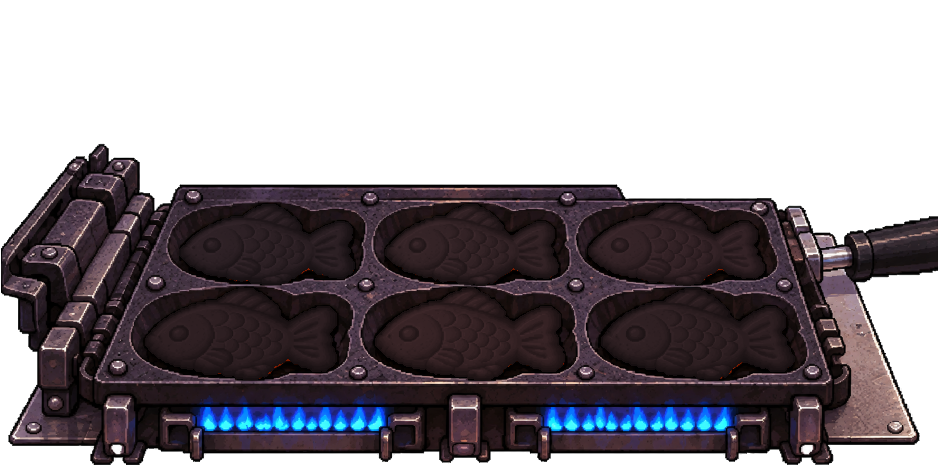
#> input picture 1_app_development/assets/images/stove_empty/castiron.png, 941 x 470 px, given in place of iron.png, which was not available
$ python apply_25_art.py ../assets/images/stove_empty
#> lines starting #> are read from the running program, lines starting #| are printed output that depends on the picture
"""Fits the drawn art of 25번 필요한 그림 (1~5번) into the game's assets.

The generated pictures are bigger than the game needs and their transparent
background is soft (inside alpha about 250, faint haze around). This tool
reads them (it never writes into the source folder), resizes them with
premultiplied area/Lanczos sampling (the sources have no whole-pixel dot grid
to keep: their dots are 3-8 source pixels, not a divisor of the target), and
snaps the alpha so there is no halo:

    python tools/apply_25_art.py <25_generated folder>            # write all
    python tools/apply_25_art.py <25_generated folder> --preview  # + sheet
    python tools/apply_25_art.py <25_generated folder> --measure  # re-fit stoves
    python tools/apply_25_art.py <25_generated folder> --only textures --preview
    python tools/apply_25_art.py <26_feedback_generated folder> --only locks --preview
    python tools/apply_25_art.py <26_feedback_generated> --only sparkles --preview
    python tools/apply_25_art.py <26_feedback_generated> --only gold --only levelup --only tabs --preview
    python tools/apply_25_art.py <26_feedback_generated> --only room --only title --only stall16 --preview
    python tools/apply_25_art.py <26_feedback_generated> --only intro --preview
    python tools/apply_25_art.py <26_feedback_generated> --only firstrun --only today --only packs --preview
    python tools/apply_25_art.py <26_feedback_generated> --only mold --preview
    python tools/apply_25_art.py <26_feedback_generated> --only ingredients --preview

Run it in 1_app_development. Outputs:

* assets/images/stove_empty/<stove>.png (941x470): the generated empty
  griddle, scaled and moved onto the original stove (assets/images/stove)
  so the plate, hinge, flames and the six cavities stay where
  griddleCavities and griddleFishClips expect them. [STOVE_FIT] holds the
  scale and offset measured by --measure (gradient match of the plate
  outside the cavities).
* assets/images/stove_fish/<stove>.png (941x470): only the six baked
  bungeoppang of the original stove (tools/empty_griddle.py's fish masks).
  GriddlePainter draws a cooking cell's fish from this layer, so the drawn
  hollow around it stays visible (no rectangle of the old cavity).
* assets/images/cook/piping_bag_<paste>[_squeeze].png (128x192): the paste
  (or the nozzle tip) touches (64, 188), where the finger is.
* assets/images/fx/overflow_<paste>.png (32x48): one drip, its top centre
  on the top edge.
* assets/images/fx/flip_ring.png, flip_ring_fill.png (512x512): ring centre
  (256, 256), radius 236. The generated guide ring has both arrowheads
  pointing the same screen way (the lower-left one runs counter-clockwise),
  so its lower-left half is the upper-right half turned 180 degrees.
* assets/images/mold/paint_<flavor>.png (256x256, opaque): the filling
  textures from mold_textures_v2/ (1254x1254, dots 6-12 source pixels).
  Box-averaged down (each output pixel 4.9 source pixels), then made
  seamless: the tile rolled by half its size takes over near each edge,
  and the switch follows the least-different path (image quilting, 1 px
  feather), first left/right then top/bottom. Last, a few flat colors per
  flavor (no dither) so the dots stay crisp. paintMoldLayer tiles it at
  fillingTextureScale mold pixels per texture pixel.
* assets/images/ui/lock_badge.png (128x128): the big padlock of 26번
  13_locks/lock_badge.png (1254x1254), cut to its drawn part, centred on a
  square with a 4px margin and scaled down. The stripes are drawn in code
  (LockHatchPainter: 6px lines, 10px gaps, 35%), not from the generated
  tile (its alpha tops at 71 and it does not repeat). Source: the
  26_feedback_generated folder.
* assets/images/fx/sparkle_1..3.png (32x32): 25번 12번 twinkle frames
  (26번 4단계), from 26_feedback_generated/12_sparkle/ (see sparkles()).
* assets/images/icons/gold_bun.png (72x72): 25번 18번 황금붕어빵력 icon
  from 18_gold_currency/gold_bun-v2.png (26번 4-3단계, see gold()).
* assets/images/ui/levelup.png, levelup_off.png (108x72): 25번 33번
  'LEVEL UP' word button from 33_levelup/levelup.png; the dark one is
  recoloured from the lit one (see levelup()).
  Until it is generated tools/make_levelup_button.py draws them. (The
  round '+' of 25번 19번 was replaced by the 2nd mockup check.)
* assets/images/icons/tab_tap.png (72x72): the existing tab icon's drawn
  part (29x36) doubled with nearest sampling (25번 19번: no new art).
* assets/images/ui/wardrobe_room.png (1440x864, 128 colours): 25번 11번,
  the wardrobe preview's shop interior without the counter (26번 4-5단계).
* assets/images/ui/title_fish.png (96x72): 25번 35번 redrawn title fish
  (35_title_fish/, falling back to 15번's 15_title/). Not in the app until
  the redraw arrives (2nd mockup check: the 15번 one looked wrong).
* assets/images/stall/lamp_<amber|rose|mint|lilac>.png (64x96) and
  assets/images/icons/time_<scenetime|day|night|clock>.png (64x64):
  25번 16번 wardrobe tiles of the stall tab.
* assets/images/ui/intro_<id>.png (160x120, opaque, 64 colours): 25번
  22번 feature introduction card pictures from 22_intro_cards/ (1448x1086,
  dots about 9 source pixels = exactly 1448/160), box-averaged so each output
  pixel is one source dot, then 64 flat colours without dither (see intro()).
* assets/images/ui/first_run.png (416x945, opaque, 256 colours): 25번 37번
  winter stall of the first-run screens from 37_first_run/first_run.png
  (832x1890 = exactly 2x, box-averaged; see first_run()).
* assets/images/icons/stamp.png, order.png (72x72): 25번 38번 '오늘' window
  icons from 38번_today_icons/ (see today()).
* assets/images/ui/gold_pack_1..5.png (128x128): 25번 40번 shop gold packs
  from 40_gold_packs/, each a little bigger than the one before
  ([PACK_FILL], see packs()).
* assets/images/mold/<state>.png (1200x880, 7 states) and mold/axle_back.png,
  axle_front.png (1200x880): 25번 36번 special mold with its hanging axle
  (26번 3차 H21) from 36_mold_axle/ (1464x1074 = the mold canvas x1.22, so a
  plain resize keeps fishRect within 2 px). Every state takes its side lugs
  from the closed mold (the lugs moved up to 10 px between states) and each
  side of the axle layers is moved onto those lugs' holes (see molds()).
* assets/images/icons/<ing_*|prem_*|tub_*|tab_ingredients|btn_prep>.png
  (72x72): 25번 62번 재료 타이쿤 icons from 62_ingredients/icons/. They are
  delivered at the game size on a 1 px dot grid with hard alpha, so they
  are copied as they are (see ingredients()).
"""
import argparse
import shutil
import sys
from pathlib import Path

import numpy as np
from PIL import Image
from scipy import ndimage as nd

ROOT = Path(__file__).resolve().parent.parent
IMAGES = ROOT / "assets/images"
STOVES = ["iron", "copper", "castiron", "golden"]
PASTES = ["batter", "redbean", "custard", "cocoa"]
STOVE_SIZE = (941, 470)

# Scale and offset (stove pixels) that put each generated empty griddle on
# the original stove, from --measure.
STOVE_FIT = {
    "iron": (0.5310, -0.25, 0.50),
    "copper": (0.5305, -0.25, 0.75),
    "castiron": (0.5310, -0.25, 0.25),
    "golden": (0.5275, -2.75, 1.75),
}

BAG_SIZE = (128, 192)
BAG_TIP = (64, 188)
DRIP_SIZE = (32, 48)
RING_SIZE, RING_RADIUS = 512, 236


def load(path):
    return Image.open(path).convert("RGBA")
#> returned value is the input picture: PIL image 941x470 RGBA; mean R, G, B, A 27.5, 22.2, 26.9, 134.3


def premultiplied_resize(img, size, box=None):
    """Resize without dark or light fringes from transparent pixels."""
    return img.convert("RGBa").resize(size, Image.LANCZOS, box=box).convert("RGBA")


# [8 lines left out: function snap_alpha, not called in this run]


def place(img, scale, dx, dy, size):
    """[img] scaled by [scale] with its top-left at (dx, dy) in a [size]
    canvas (sub-pixel), via a padded source box."""
#> called with scale = 0.531, dx = -0.25, dy = 0.5, size = (941, 470)
    pad = 64
#> pad = 64
    big = Image.new("RGBA", (img.width + 2 * pad, img.height + 2 * pad))
#> big: PIL image 1069x598 RGBA; every value is 0
    big.paste(img, (pad, pad))
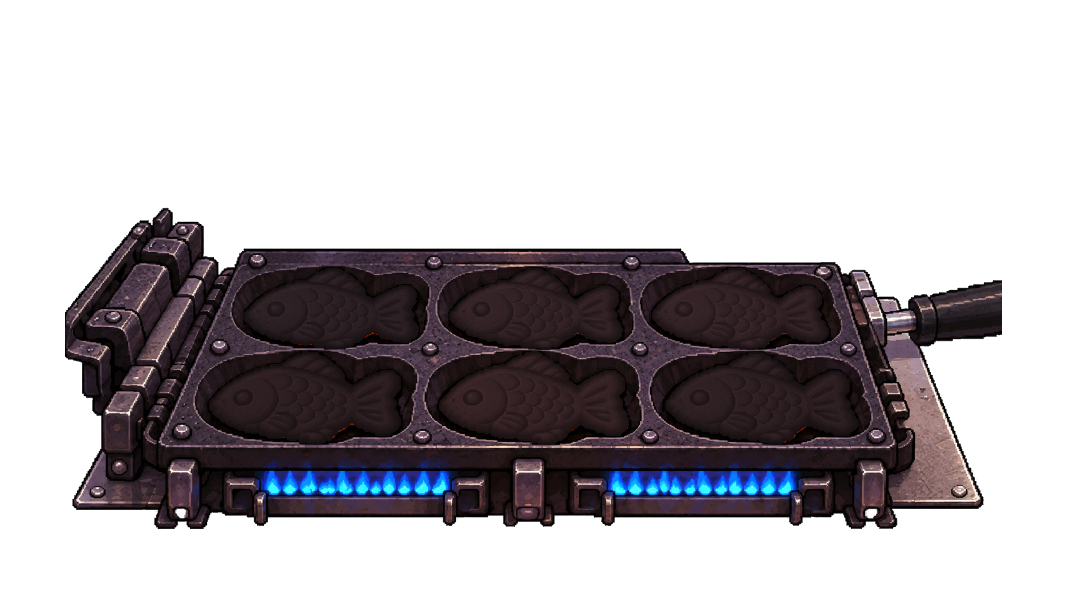
#> big: PIL image 1069x598 RGBA; mean R, G, B, A 19, 15.4, 18.6, 92.9; transparent parts drawn white
    w, h = size
    box = (pad - dx / scale, pad - dy / scale,
           pad + (w - dx) / scale, pad + (h - dy) / scale)
#> box = (64.47, 63.06, 1836.6, 948.2)
    return premultiplied_resize(big, size, box=box)


# ---------------------------------------------------------------- stoves

# griddleFishClips (lib/ui/boost_effects.dart): left out of the stove match.
CLIPS = [(.188, .430, .380, .6085), (.406, .430, .596, .6085),
         (.619, .430, .816, .6085), (.149, .6085, .362, .815),
         (.395, .6085, .603, .815), (.632, .6085, .847, .815)]


# [57 lines left out: functions _grad, measure_stove, stove_fish_layers, not called in this run]


def stoves(src, measure):
    (IMAGES / "stove_empty").mkdir(exist_ok=True)
    (IMAGES / "stove_fish").mkdir(exist_ok=True)
    made = {}
    for n in STOVES:
        path = src / "stove_empty" / f"{n}.png"
        if measure:
            v, s, dx, dy = measure_stove(n, path)
            print(f"  {n}: match {v:.4f} scale {s:.4f} dx {dx:+.2f} dy {dy:+.2f}")
            STOVE_FIT[n] = (s, dx, dy)
        s, dx, dy = STOVE_FIT[n]
        img = snap_alpha(place(load(path), s, dx, dy, STOVE_SIZE), 24, 230)
        img.save(IMAGES / "stove_empty" / f"{n}.png")
        made[f"stove_empty/{n}"] = img
    for n, img in stove_fish_layers().items():
        img.save(IMAGES / "stove_fish" / f"{n}.png")
        made[f"stove_fish/{n}"] = img
    return made


# ---------------------------------------------------------- piping bags

# [99 lines left out: functions nozzle_tip_x, bags, _binary, drips, ring_geometry, rings, not called in this run]


# ------------------------------------------------------------ textures

FLAVORS = ["redbean", "custard", "cocoa"]
TEXTURE_SIZE = 256
TEXTURE_COLORS = {"redbean": 40, "custard": 28, "cocoa": 32}


# [82 lines left out: functions _cut_path, _seamless_x, seam_ratio, textures, texture_preview, not called in this run]

# -------------------------------------------------------------- sparkles

SPARKLE_SIZE = 32


# [48 lines left out: functions sparkles, preview, not called in this run]


# ---------------------------------------------------------------- locks

LOCK_SIZE = 128


# [17 lines left out: function locks, not called in this run]


# ---------------------------------------------------------------- 26번 4-3단계

ICON_SIZE = 72
GOLD_SIDE = 62          # widest side of the gold fish: 86% of the canvas
LEVELUP_SIZE = (108, 72)


# [22 lines left out: functions fit_square, gold, not called in this run]


# The dark button's greys (25번 33번): face, outline and letters.
LEVELUP_OFF_FACE = (0xB7, 0xAC, 0xA5)
LEVELUP_OFF_INK = (0x6A, 0x60, 0x5B)


# [45 lines left out: functions levelup_off_from, levelup, tabs, not called in this run]


# ---------------------------------------------------------------- 26번 4-5단계

ROOM_SIZE = (1440, 864)
TITLE_SIZE = (96, 72)
LAMP_SIZE = (64, 96)
TIME_SIZE = 64
LAMPS = ["amber", "rose", "mint", "lilac"]
TIMES = ["scenetime", "day", "night", "clock"]


# [53 lines left out: functions fit_box, room, title, stall16, not called in this run]


# ---------------------------------------------------------------- 26번 2단계

INTRO_SIZE = (160, 120)
INTROS = ["skills", "griddle", "collection", "recipes", "special_orders",
          "fish_cosmetics", "freshness", "stall_cosmetics"]


# [17 lines left out: function intro, not called in this run]


# ---------------------------------------------------------------- 26번 3차 F2

FIRST_RUN_SIZE = (416, 945)
# Drawn part of each gold pack (longer side) on the 128 canvas: the packs
# grow from one fish to the chest, so the bigger packs also look bigger.
PACK_SIZE = 128
PACK_FILL = [100, 108, 114, 118, 122]


# [54 lines left out: functions first_run, biggest_piece, today, packs, not called in this run]


# ---------------------------------------------------------------- 26번 3차 F3

MOLD_SIZE = (1200, 880)
MOLD_STATES = ["empty", "batter", "batter_top", "filling_redbean", "filling_custard",
               "filling_cocoa", "closed"]
# Columns outside these come from the closed mold: the side lugs (the body
# starts at x 155 on the left and ends near x 1038 on the right).
MOLD_LUG_LEFT, MOLD_LUG_RIGHT = 153, 1040
# Shift (mold px) of each half of the axle layers onto the closed mold's lug
# holes: generated pins at (118.0, 437.3)/(1081.0, 437.3), holes at
# (118.3, 441.5)/(1076.1, 441.3) — feedback_config flipAxleLeftRing/RightRing.
AXLE_SHIFT = {"left": (0, 4), "right": (-5, 4)}


# [40 lines left out: functions mold_clean, mold_save, molds, not called in this run]


INGREDIENT_ICONS = (
    [f"ing_{n}" for n in ("flour", "milk", "egg", "sugar", "salt", "redbean", "cocoa")]
    + [f"prem_{n}" for n in ("butter", "redbean", "vanilla", "chocolate")]
    + [f"tub_{n}" for n in ("batter", "redbean", "custard", "cocoa")]
    + ["tab_ingredients", "btn_prep"])


# [15 lines left out: function ingredients, not called in this run]


def main():
    p = argparse.ArgumentParser()
    p.add_argument("source", type=Path, help="the 25_generated folder")
    p.add_argument("--preview", action="store_true")
    p.add_argument("--measure", action="store_true",
                   help="re-measure STOVE_FIT (slow, a few minutes)")
    steps = ["stoves", "bags", "drips", "rings", "textures", "locks", "sparkles",
             "gold", "levelup", "tabs", "room", "title", "stall16", "intro",
             "firstrun", "today", "packs", "mold", "ingredients"]
    p.add_argument("--only", choices=steps, action="append",
                   help="run only these steps (repeatable)")
    args = p.parse_args()
    src = args.source.resolve()
    run = args.only or steps
    made = {}
    if "stoves" in run:
        print("stoves")
        made.update(stoves(src, args.measure))
    if "bags" in run:
        print("piping bags")
        made.update(bags(src))
    if "drips" in run:
        print("drips")
        made.update(drips(src))
    if "rings" in run:
        print("rings")
        made.update(rings(src))
    if "textures" in run:
        print("filling textures")
        made.update(textures(src))
    if "locks" in run and args.only:
        print("lock badge")
        made.update(locks(src))
    if "sparkles" in run and args.only:
        print("sparkles")
        made.update(sparkles(src))
    for step, run_step in (("gold", gold), ("levelup", levelup), ("tabs", tabs),
                           ("room", room), ("title", title), ("stall16", stall16),
                           ("intro", intro), ("firstrun", first_run), ("today", today),
                           ("packs", packs), ("mold", molds), ("ingredients", ingredients)):
        if step in run and args.only:
            print(step)
            made.update(run_step(src))
    for key, img in made.items():
        print(f"  {key}.png {img.size}")
    if args.preview:
        (ROOT / "build").mkdir(exist_ok=True)
        art = {k: v for k, v in made.items() if not k.startswith("mold/paint_")}
        if art:
            out = ROOT / "build" / "apply_25_art_preview.png"
            preview(art, out)
            print("preview", out.relative_to(ROOT).as_posix())
        if len(art) < len(made):
            out = ROOT / "build" / "apply_25_texture_preview.png"
            texture_preview(made, out)
            print("preview", out.relative_to(ROOT).as_posix())


if __name__ == "__main__":
#> (the run stopped early here; a loop or call above may not have finished)

$ run again, on 4_art_backups/imagegen/boy_inspection_1.jpg
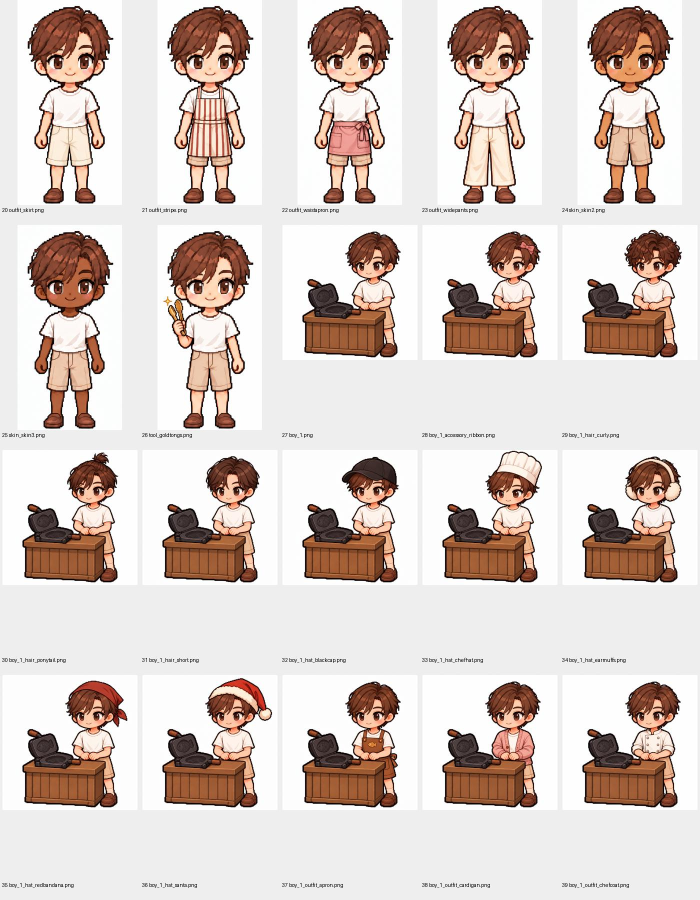
#> input picture 4_art_backups/imagegen/boy_inspection_1.jpg, 1400 x 1800 px, given in place of iron.png, which was not available (shown at 1/2 size)
#> pad = 64
#> in place, `big.paste(img, (pad, pad))`:
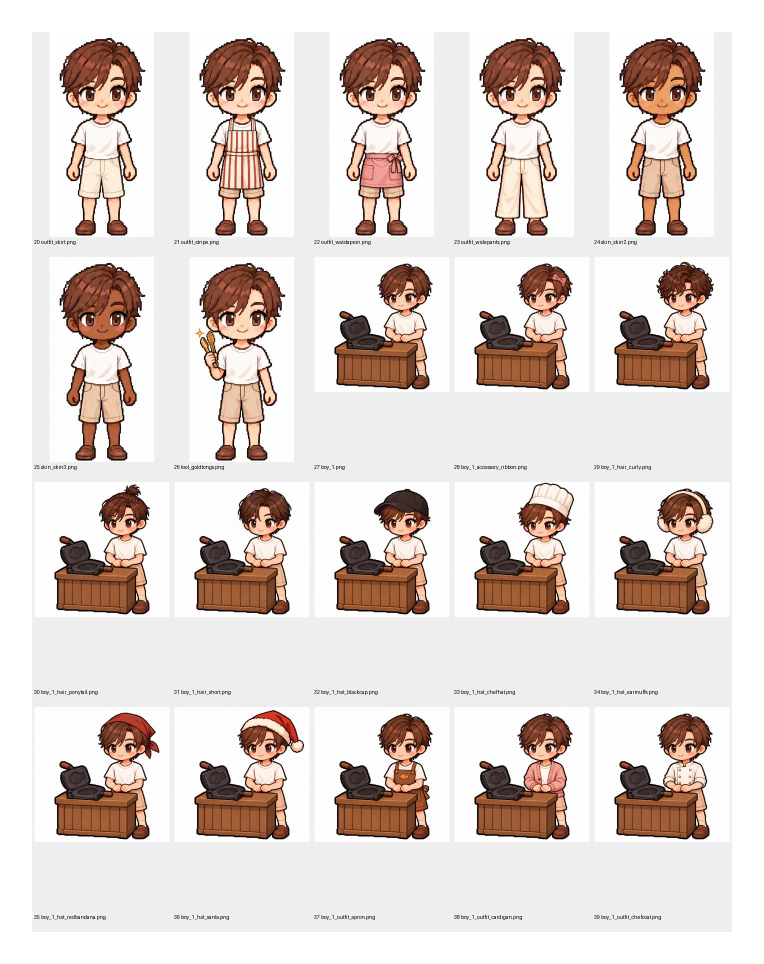
#> big: PIL image 1528x1928 RGBA (shown at 1/2 size); mean R, G, B, A 185.8, 175.4, 170.6, 218.1; transparent parts drawn white
#> box = (64.47, 63.06, 1836.6, 948.2)
